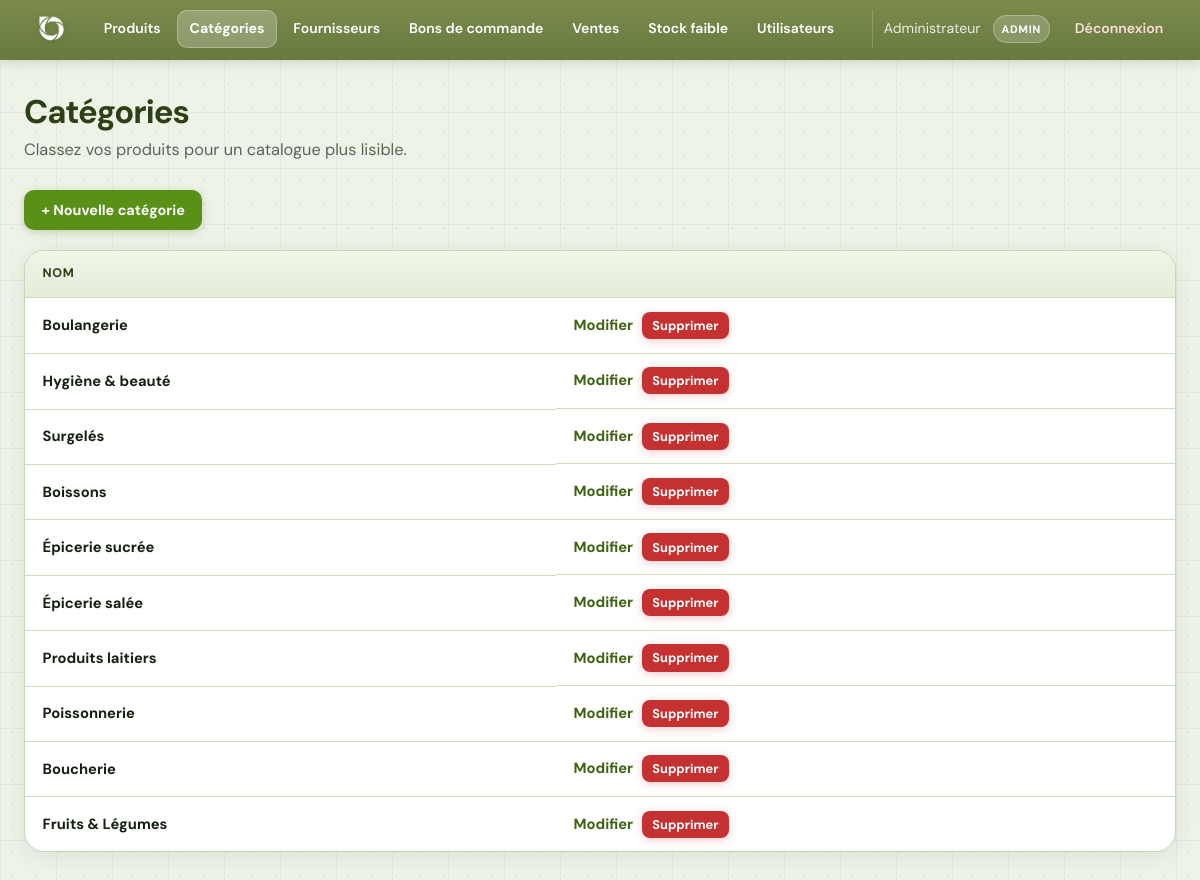
Page /index.php?action=categories (signed in) on the committed database.
### tables this page shows
CREATE TABLE categories (
    id INT AUTO_INCREMENT PRIMARY KEY,
    name VARCHAR(100) NOT NULL
);

### app/Controllers/CategoryController.php (called while the page is built, shortened)
<?php
class CategoryController extends BaseController
{
    private $categoryModel;
    public function __construct()
    {
        $this->categoryModel = new Category();
    }
    public function index(): void
    {
        $categories = $this->categoryModel->getAll();
        require_once APP_PATH . '/views/categories/index.php';
    }
}

### public/index.php (called while the page is built, shortened)
<?php
$action = isset($_GET['action']) ? (string) $_GET['action'] : 'login';
$route = $routes[$action];
$method = $route[1];
$controller = new $class();
$controller->{$method}();

### app/Models/Category.php (called while the page is built, shortened)
<?php
class Category
{
    private $conn;
    private $table = "categories";
    public function __construct()
    {
        $database = new Database();
        $this->conn = $database->connect();
    }
    public function getAll()
    {
        $sql = "SELECT * FROM {$this->table} ORDER BY id DESC";
        $stmt = $this->conn->prepare($sql);
        $stmt->execute();
        return $stmt->fetchAll();
    }
}

### config/database.php (called while the page is built)
<?php
class Database
{
    private $host = "localhost";
    private $dbname = "shop_db";
    private $username = "root";
    private $password = "";
    private $conn;
    public function connect()
    {
        if ($this->conn === null) {
            try {
                $this->conn = new PDO(
                    "mysql:host={$this->host};dbname={$this->dbname};charset=utf8mb4",
                    $this->username,
                    $this->password
                );
                $this->conn->setAttribute(PDO::ATTR_ERRMODE, PDO::ERRMODE_EXCEPTION);
                $this->conn->setAttribute(PDO::ATTR_DEFAULT_FETCH_MODE, PDO::FETCH_ASSOC);
            } catch (PDOException $e) {
                die("Erreur de connexion : " . $e->getMessage());
            }
        }
        return $this->conn;
    }
}

### app/views/categories/index.php (the view, shortened to what this page needs)
<?php
require __DIR__ . '/../partials/header.php';
?>
<header class="page-header">
    <h1 class="page-header__title">Catégories</h1>
    <p class="page-header__desc">Classez vos produits pour un catalogue plus lisible.</p>
</header>
<div class="page-toolbar">
    <a class="btn" href="index.php?action=category_create">+ Nouvelle catégorie</a>
</div>
<div class="panel panel--flush">
    <?php if (!empty($categories)): ?>
        <div class="table-wrap">
            <table class="data-table">
                <thead>
                    <tr>
                        <th>Nom</th>
                        <th></th>
                    </tr>
                </thead>
                <tbody>
                <?php foreach ($categories as $c): ?>
                    <tr>
                        <td><strong><?= htmlspecialchars($c['name']) ?></strong></td>
                        <td class="table-actions">
                            <a class="link-action" href="index.php?action=category_edit&id=<?= (int) $c['id'] ?>">Modifier</a>
                            <form method="post" action="index.php?action=category_delete" class="form-inline-delete" onsubmit="return confirm('Supprimer cette catégorie ?');">
                                <button type="submit" class="btn btn-danger btn-compact">Supprimer</button>
                            </form>
                        </td>
                    </tr>
                <?php endforeach; ?>
                </tbody>
            </table>
        </div>
    <?php endif; ?>
</div>
<?php require __DIR__ . '/../partials/footer.php'; ?>

### public/assets/css/app.css (style rules this page uses)
:root { --bg: #eef3e7; --card: #ffffff; --text: #142010; --muted: #5c6654; --border: #c8d6b8; --input-bg: #fafcf8; --accent: #5a8f18; --accent-hover: #6ba61c; --accent-deep: #3d6210; --accent-soft: rgba(90, 143, 24, 0.12); --complement: #2d3f14; --danger: #c53030; --danger-soft: rgba(197, 48, 48, 0.1); --motif-black: rgba(0, 0, 0, 0.045); --radius: 12px; --radius-lg: 20px; --shadow-sm: 0 1px 2px rgba(20, 32, 16, 0.06); --shadow-md: 0 4px 24px rgba(20, 32, 16, 0.08); --shadow-lg: 0 12px 40px rgba(20, 32, 16, 0.1); --font: 'DM Sans', system-ui, -apple-system, sans-serif; --surface-elevated: #ffffff; --ring-focus: 0 0 0 3px rgba(90, 143, 24, 0.35); --navbar-olive: #7a8b4b; --navbar-olive-deep: #697a41; --navbar-text: #ffffff; --navbar-text-dim: rgba(255, 255, 255, 0.85); --navbar-hover: rgba(255, 255, 255, 0.14); --navbar-active: rgba(255, 255, 255, 0.22); --navbar-divider: rgba(255, 255, 255, 0.2); }
* { box-sizing: border-box; }
html { scroll-behavior: smooth; }
body { font-family: var(--font); margin: 0; color: var(--text); line-height: 1.55; font-size: 1rem; background-color: var(--bg); background-image: radial-gradient(var(--motif-black) 1.2px, transparent 1.2px), linear-gradient(var(--motif-black) 1px, transparent 1px), linear-gradient(90deg, var(--motif-black) 1px, transparent 1px); background-size: 24px 24px, 100% 56px, 56px 100%; -webkit-font-smoothing: antialiased; }
a { color: var(--accent-deep); text-decoration: none; font-weight: 550; }
.page-header { margin-bottom: 1.75rem; }
.page-header__title { font-size: clamp(1.65rem, 3vw, 2.05rem); font-weight: 700; letter-spacing: -0.03em; color: var(--complement); margin: 0 0 0.35rem; line-height: 1.2; }
.page-header__desc { margin: 0; color: var(--muted); font-size: 1.02rem; max-width: 42rem; }
.page-toolbar { display: flex; flex-wrap: wrap; gap: 0.75rem 1rem; align-items: center; margin-bottom: 1.25rem; }
.panel { background: var(--surface-elevated); border-radius: var(--radius-lg); border: 1px solid var(--border); box-shadow: var(--shadow-md); overflow: hidden; margin-bottom: 1.5rem; }
.panel--flush { padding: 0; }
.table-wrap { overflow-x: auto; -webkit-overflow-scrolling: touch; }
.data-table { width: 100%; border-collapse: collapse; font-size: 0.92rem; }
.data-table th, .data-table td { padding: 0.85rem 1.1rem; text-align: left; border-bottom: 1px solid rgba(200, 214, 184, 0.85); vertical-align: middle; }
.data-table thead th { background: linear-gradient(180deg, #f0f6e8 0%, #e4ecd9 100%); color: var(--complement); font-weight: 700; font-size: 0.78rem; text-transform: uppercase; letter-spacing: 0.05em; }
.data-table tbody tr { transition: background 0.12s; }
.data-table tbody tr:last-child td { border-bottom: none; }
.link-action { font-weight: 650; color: var(--accent-deep) !important; text-decoration: none !important; }
.btn { display: inline-flex; align-items: center; justify-content: center; gap: 0.35rem; padding: 0.55rem 1.1rem; border-radius: 10px; background: var(--accent); color: #ffffff !important; border: none; cursor: pointer; font-size: 0.9rem; font-family: inherit; font-weight: 650; text-decoration: none !important; box-shadow: 0 2px 8px rgba(61, 98, 16, 0.25); transition: filter 0.15s, transform 0.12s; }
.btn-danger { background: var(--danger); box-shadow: 0 2px 8px rgba(197, 48, 48, 0.25); }
.btn-compact { padding: 0.32rem 0.65rem; font-size: 0.8rem; border-radius: 8px; }
.table-actions { display: flex; flex-wrap: wrap; gap: 0.55rem; align-items: center; }
.form-inline-delete { display: inline-flex; margin: 0; align-items: center; }

### rows in the picture
categories: name "Boulangerie"
categories: name "Hygiène & beauté"
categories: name "Surgelés"
categories: name "Boissons"
categories: name "Épicerie sucrée"
categories: name "Épicerie salée"
categories: name "Produits laitiers"
categories: name "Poissonnerie"
categories: name "Boucherie"
categories: name "Fruits & Légumes"

### other values in the picture
$currentUser['name'] "Administrateur"
$currentUser['role'] "ADMIN"
